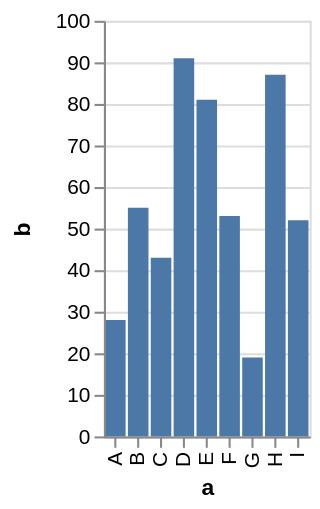

Specify this chart in Vega-Lite:
### Vega specification from a JSON file in a GitHub repository (floating-point values rounded to 4 significant figures)
{"$schema": "https://vega.github.io/schema/vega/v3.0.json", "description": "A simple bar chart with embedded data.", "autosize": "pad", "padding": 5, "height": 200, "style": "cell", "data": [{"name": "source_0", "values": [{"a": "A", "b": 28}, {"a": "B", "b": 55}, {"a": "C", "b": 43}, {"a": "D", "b": 91}, {"a": "E", "b": 81}, {"a": "F", "b": 53}, {"a": "G", "b": 19}, {"a": "H", "b": 87}, {"a": "I", "b": 52}]}, {"name": "data_0", "source": "source_0", "transform": [{"type": "formula", "expr": "toNumber(datum[\"b\"])", "as": "b"}, {"type": "filter", "expr": "datum[\"b\"] !== null && !isNaN(datum[\"b\"])"}]}], "signals": [{"name": "x_step", "value": 11}, {"name": "width", "update": "bandspace(domain('x').length, 0.1, 0.05) * x_step"}], "marks": [{"name": "marks", "type": "rect", "style": ["bar"], "from": {"data": "data_0"}, "encode": {"update": {"x": {"scale": "x", "field": "a"}, "width": {"scale": "x", "band": true}, "y": {"scale": "y", "field": "b"}, "y2": {"scale": "y", "value": 0}, "fill": {"value": "#4c78a8"}}}}], "scales": [{"name": "x", "type": "band", "domain": {"data": "data_0", "field": "a", "sort": true}, "range": {"step": {"signal": "x_step"}}, "paddingInner": 0.1, "paddingOuter": 0.05}, {"name": "y", "type": "linear", "domain": {"data": "data_0", "field": "b"}, "range": [{"signal": "height"}, 0], "nice": true, "zero": true}], "axes": [{"scale": "x", "orient": "bottom", "labelOverlap": true, "title": "a", "zindex": 1, "encode": {"labels": {"update": {"angle": {"value": 270}, "align": {"value": "right"}, "baseline": {"value": "middle"}}}}}, {"scale": "y", "orient": "left", "labelOverlap": true, "tickCount": {"signal": "ceil(height/25)"}, "title": "b", "zindex": 1}, {"scale": "y", "orient": "left", "domain": false, "grid": true, "labels": false, "maxExtent": 0, "minExtent": 0, "tickCount": {"signal": "ceil(height/25)"}, "ticks": false, "zindex": 0, "gridScale": "x"}], "config": {"axisY": {"minExtent": 30}}}
